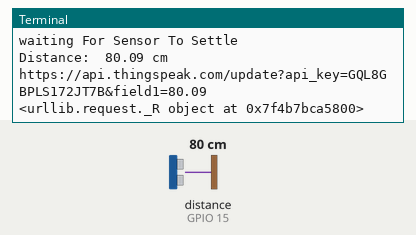
Simulated run of this program. Board: Raspberry Pi (BCM pin numbers). Parts: the last lines printed to the terminal. The inputs (shaded band) are chosen by the test bench; at power-on: distance to the obstacle (sensor on GPIO 15) 80 cm. The echo pulse lasts 58.3 µs per cm; requests to the public web service named in the program get a made-up reply in its usual format after 0.4 s (London, UTC, broken clouds, 64 % humidity, 1013 hPa unless stated); the clock reads 2024-03-15 10:24:30 at power-on unless the program sets it.

Above: at 1.2 s.
1.3 s: distance to the obstacle (sensor on GPIO 15) set to 2 cm
At 3.06 s:
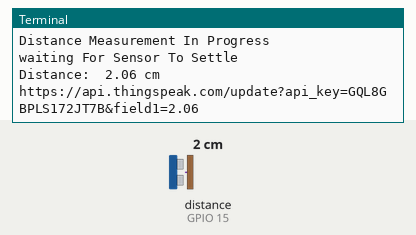
7.3 s: distance to the obstacle (sensor on GPIO 15) set to 4 cm
At 7.97 s:
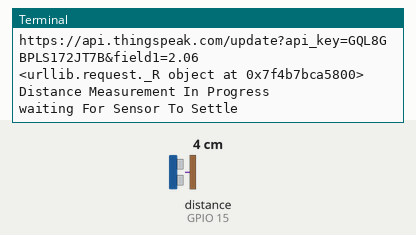
Timing chart, 0 to 10.3 s (numbered marks = the images above; inputs shaded):
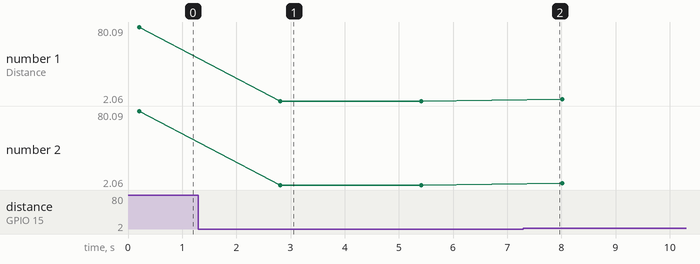

The program:

app2.py
```python
import RPi.GPIO as GPIO
import time
import urllib.request
import requests
import json

GPIO.setmode(GPIO. BCM)
TRIG =14
ECHO = 15

while True:
    print("Distance Measurement In Progress ")
    GPIO.setup(TRIG,GPIO.OUT)
    GPIO.setup(ECHO,GPIO.IN)
    GPIO.output(TRIG,False)
    print("waiting For Sensor To Settle")
    time.sleep(0.2)
    GPIO.output(TRIG,True)
    time.sleep(0.00001)
    GPIO.output(TRIG,False)
    while GPIO. input(ECHO)==0:
        pulse_start = time.time()
    while GPIO . input(ECHO)==1:
        pulse_end = time.time()
    pulse_duration = pulse_end - pulse_start
    distance = pulse_duration*17150
    distance = round(distance,2)
    print ("Distance: ",distance, "cm")
#data sent to cloud
    val= distance
    URl='https://api.thingspeak.com/update?api_key='
    KEY='GQL8GBPLS172JT7B'
    HEADER='&field1={}'.format(val)
    NEW_URL = URl+KEY+HEADER
    print(NEW_URL)
    data=urllib.request.urlopen(NEW_URL)
    print(data)

    time.sleep(2)
```

Measured:
- after the input at 1.3 s, the terminal: prints a new line after 1.5 s (image 1)
- plotted number 1: 80.09 → 2.06 after the input at 1.3 s, 2.06 → 4.1 after the input at 7.3 s
- plotted number 2: 80.09 → 2.06 after the input at 1.3 s, 2.06 → 4.1 after the input at 7.3 s
